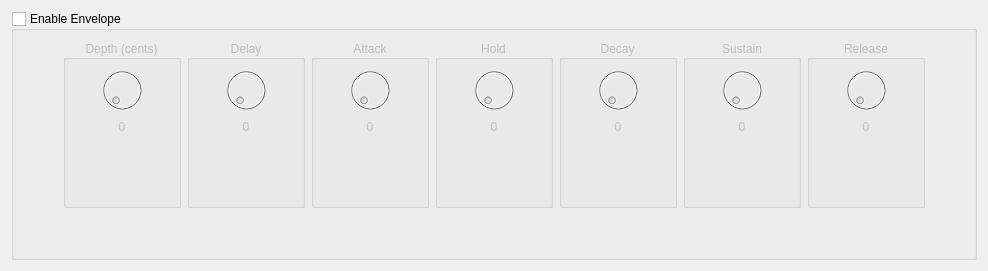
       <widget class="QWidget" name="tabEnvFilter">
        <attribute name="title">
         <string>Filter Env</string>
        </attribute>
        <layout class="QVBoxLayout" name="verticalLayout_22">
         <item>
          <widget class="QGroupBox" name="gbxFilEnv">
           <property name="title">
            <string>Enable Envelope</string>
           </property>
           <property name="checkable">
            <bool>true</bool>
           </property>
           <property name="checked">
            <bool>false</bool>
           </property>
           <layout class="QGridLayout" name="gridLayout_16">
            <item row="0" column="5">
             <widget class="QGroupBox" name="gbxFilEnvDecay">
              <property name="title">
               <string>Decay</string>
              </property>
              <property name="alignment">
               <set>Qt::AlignCenter</set>
              </property>
              <layout class="QVBoxLayout" name="layFilEnvDecay" stretch="0,0,1">
               <property name="sizeConstraint">
                <enum>QLayout::SetNoConstraint</enum>
               </property>
               <property name="leftMargin">
                <number>6</number>
               </property>
               <property name="topMargin">
                <number>6</number>
               </property>
               <property name="rightMargin">
                <number>6</number>
               </property>
               <property name="bottomMargin">
                <number>6</number>
               </property>
               <item>
                <widget class="QDial" name="knbFilEnvDecay">
                 <property name="minimumSize">
                  <size>
                   <width>0</width>
                   <height>48</height>
                  </size>
                 </property>
                 <property name="maximumSize">
                  <size>
                   <width>16777215</width>
                   <height>48</height>
                  </size>
                 </property>
                </widget>
               </item>
               <item>
                <widget class="QLabel" name="lblFilEnvDecayVal">
                 <property name="text">
                  <string>0</string>
                 </property>
                 <property name="alignment">
                  <set>Qt::AlignCenter</set>
                 </property>
                </widget>
               </item>
               <item>
                <spacer name="vspFilEnvDecay">
                 <property name="orientation">
                  <enum>Qt::Vertical</enum>
                 </property>
                 <property name="sizeHint" stdset="0">
                  <size>
                   <width>20</width>
                   <height>40</height>
                  </size>
                 </property>
                </spacer>
               </item>
              </layout>
             </widget>
            </item>
            <item row="0" column="4">
             <widget class="QGroupBox" name="gbxFilEnvHold">
              <property name="title">
               <string>Hold</string>
              </property>
              <property name="alignment">
               <set>Qt::AlignCenter</set>
              </property>
              <layout class="QVBoxLayout" name="layFilEnvHold" stretch="0,0,1">
               <property name="sizeConstraint">
                <enum>QLayout::SetNoConstraint</enum>
               </property>
               <property name="leftMargin">
                <number>6</number>
               </property>
               <property name="topMargin">
                <number>6</number>
               </property>
               <property name="rightMargin">
                <number>6</number>
               </property>
               <property name="bottomMargin">
                <number>6</number>
               </property>
               <item>
                <widget class="QDial" name="knbFilEnvHold">
                 <property name="minimumSize">
                  <size>
                   <width>0</width>
                   <height>48</height>
                  </size>
                 </property>
                 <property name="maximumSize">
                  <size>
                   <width>16777215</width>
                   <height>48</height>
                  </size>
                 </property>
                </widget>
               </item>
               <item>
                <widget class="QLabel" name="lblFilEnvHoldVal">
                 <property name="text">
                  <string>0</string>
                 </property>
                 <property name="alignment">
                  <set>Qt::AlignCenter</set>
                 </property>
                </widget>
               </item>
               <item>
                <spacer name="vspFilEnvHold">
                 <property name="orientation">
                  <enum>Qt::Vertical</enum>
                 </property>
                 <property name="sizeHint" stdset="0">
                  <size>
                   <width>20</width>
                   <height>40</height>
                  </size>
                 </property>
                </spacer>
               </item>
              </layout>
             </widget>
            </item>
            <item row="0" column="2">
             <widget class="QGroupBox" name="gbxFilEnvDelay">
              <property name="title">
               <string>Delay</string>
              </property>
              <property name="alignment">
               <set>Qt::AlignCenter</set>
              </property>
              <layout class="QVBoxLayout" name="layFilEnvDelay" stretch="0,0,1">
               <property name="sizeConstraint">
                <enum>QLayout::SetNoConstraint</enum>
               </property>
               <property name="leftMargin">
                <number>6</number>
               </property>
               <property name="topMargin">
                <number>6</number>
               </property>
               <property name="rightMargin">
                <number>6</number>
               </property>
               <property name="bottomMargin">
                <number>6</number>
               </property>
               <item>
                <widget class="QDial" name="knbFilEnvDelay">
                 <property name="minimumSize">
                  <size>
                   <width>0</width>
                   <height>48</height>
                  </size>
                 </property>
                 <property name="maximumSize">
                  <size>
                   <width>16777215</width>
                   <height>48</height>
                  </size>
                 </property>
                </widget>
               </item>
               <item>
                <widget class="QLabel" name="lblFilEnvDelayVal">
                 <property name="sizePolicy">
                  <sizepolicy hsizetype="Preferred" vsizetype="Fixed">
                   <horstretch>0</horstretch>
                   <verstretch>0</verstretch>
                  </sizepolicy>
                 </property>
                 <property name="text">
                  <string>0</string>
                 </property>
                 <property name="alignment">
                  <set>Qt::AlignCenter</set>
                 </property>
                </widget>
               </item>
               <item>
                <spacer name="vspFilEnvDelay">
                 <property name="orientation">
                  <enum>Qt::Vertical</enum>
                 </property>
                 <property name="sizeHint" stdset="0">
                  <size>
                   <width>20</width>
                   <height>40</height>
                  </size>
                 </property>
                </spacer>
               </item>
              </layout>
             </widget>
            </item>
            <item row="0" column="7">
             <widget class="QGroupBox" name="gbxFilEnvRelease">
              <property name="title">
               <string>Release</string>
              </property>
              <property name="alignment">
               <set>Qt::AlignCenter</set>
              </property>
              <layout class="QVBoxLayout" name="layFilEnvRelease" stretch="0,0,1">
               <property name="sizeConstraint">
                <enum>QLayout::SetNoConstraint</enum>
               </property>
               <property name="leftMargin">
                <number>6</number>
               </property>
               <property name="topMargin">
                <number>6</number>
               </property>
               <property name="rightMargin">
                <number>6</number>
               </property>
               <property name="bottomMargin">
                <number>6</number>
               </property>
               <item>
                <widget class="QDial" name="knbFilEnvRelease">
                 <property name="minimumSize">
                  <size>
                   <width>0</width>
                   <height>48</height>
                  </size>
                 </property>
                 <property name="maximumSize">
                  <size>
                   <width>16777215</width>
                   <height>48</height>
                  </size>
                 </property>
                </widget>
               </item>
               <item>
                <widget class="QLabel" name="lblFilEnvReleaseVal">
                 <property name="text">
                  <string>0</string>
                 </property>
                 <property name="alignment">
                  <set>Qt::AlignCenter</set>
                 </property>
                </widget>
               </item>
               <item>
                <spacer name="vspFilEnvRelease">
                 <property name="orientation">
                  <enum>Qt::Vertical</enum>
                 </property>
                 <property name="sizeHint" stdset="0">
                  <size>
                   <width>20</width>
                   <height>40</height>
                  </size>
                 </property>
                </spacer>
               </item>
              </layout>
             </widget>
            </item>
            <item row="0" column="6">
             <widget class="QGroupBox" name="gbxFilEnvSustain">
              <property name="title">
               <string>Sustain</string>
              </property>
              <property name="alignment">
               <set>Qt::AlignCenter</set>
              </property>
              <layout class="QVBoxLayout" name="layFilEnvSustain" stretch="0,0,1">
               <property name="sizeConstraint">
                <enum>QLayout::SetNoConstraint</enum>
               </property>
               <property name="leftMargin">
                <number>6</number>
               </property>
               <property name="topMargin">
                <number>6</number>
               </property>
               <property name="rightMargin">
                <number>6</number>
               </property>
               <property name="bottomMargin">
                <number>6</number>
               </property>
               <item>
                <widget class="QDial" name="knbFilEnvSustain">
                 <property name="minimumSize">
                  <size>
                   <width>0</width>
                   <height>48</height>
                  </size>
                 </property>
                 <property name="maximumSize">
                  <size>
                   <width>16777215</width>
                   <height>48</height>
                  </size>
                 </property>
                </widget>
               </item>
               <item>
                <widget class="QLabel" name="lblFilEnvSustainVal">
                 <property name="text">
                  <string>0</string>
                 </property>
                 <property name="alignment">
                  <set>Qt::AlignCenter</set>
                 </property>
                </widget>
               </item>
               <item>
                <spacer name="vspFilEnvSustain">
                 <property name="orientation">
                  <enum>Qt::Vertical</enum>
                 </property>
                 <property name="sizeHint" stdset="0">
                  <size>
                   <width>20</width>
                   <height>40</height>
                  </size>
                 </property>
                </spacer>
               </item>
              </layout>
             </widget>
            </item>
            <item row="0" column="3">
             <widget class="QGroupBox" name="gbxFilEnvAttack">
              <property name="title">
               <string>Attack</string>
              </property>
              <property name="alignment">
               <set>Qt::AlignCenter</set>
              </property>
              <layout class="QVBoxLayout" name="layFilEnvAttack" stretch="0,0,0">
               <property name="sizeConstraint">
                <enum>QLayout::SetNoConstraint</enum>
               </property>
               <property name="leftMargin">
                <number>6</number>
               </property>
               <property name="topMargin">
                <number>6</number>
               </property>
               <property name="rightMargin">
                <number>6</number>
               </property>
               <property name="bottomMargin">
                <number>6</number>
               </property>
               <item>
                <widget class="QDial" name="knbFilEnvAttack">
                 <property name="minimumSize">
                  <size>
                   <width>0</width>
                   <height>48</height>
                  </size>
                 </property>
                 <property name="maximumSize">
                  <size>
                   <width>16777215</width>
                   <height>48</height>
                  </size>
                 </property>
                </widget>
               </item>
               <item>
                <widget class="QLabel" name="lblFilEnvAttack">
                 <property name="text">
                  <string>0</string>
                 </property>
                 <property name="alignment">
                  <set>Qt::AlignCenter</set>
                 </property>
                </widget>
               </item>
               <item>
                <spacer name="vspFilEnvAttack">
                 <property name="orientation">
                  <enum>Qt::Vertical</enum>
                 </property>
                 <property name="sizeHint" stdset="0">
                  <size>
                   <width>20</width>
                   <height>40</height>
                  </size>
                 </property>
                </spacer>
               </item>
              </layout>
             </widget>
            </item>
            <item row="1" column="5">
             <spacer name="vspFilEnv">
              <property name="orientation">
               <enum>Qt::Vertical</enum>
              </property>
              <property name="sizeHint" stdset="0">
               <size>
                <width>20</width>
                <height>40</height>
               </size>
              </property>
             </spacer>
            </item>
            <item row="0" column="0">
             <spacer name="hspFilEnvL">
              <property name="orientation">
               <enum>Qt::Horizontal</enum>
              </property>
              <property name="sizeHint" stdset="0">
               <size>
                <width>40</width>
                <height>20</height>
               </size>
              </property>
             </spacer>
            </item>
            <item row="0" column="9">
             <spacer name="hspFilEnvR">
              <property name="orientation">
               <enum>Qt::Horizontal</enum>
              </property>
              <property name="sizeHint" stdset="0">
               <size>
                <width>40</width>
                <height>20</height>
               </size>
              </property>
             </spacer>
            </item>
            <item row="0" column="1">
             <widget class="QGroupBox" name="gbxFilEnvDepth">
              <property name="title">
               <string>Depth (cents)</string>
              </property>
              <property name="alignment">
               <set>Qt::AlignCenter</set>
              </property>
              <layout class="QVBoxLayout" name="layFilEnvDepth">
               <property name="sizeConstraint">
                <enum>QLayout::SetNoConstraint</enum>
               </property>
               <property name="leftMargin">
                <number>6</number>
               </property>
               <property name="topMargin">
                <number>6</number>
               </property>
               <property name="rightMargin">
                <number>6</number>
               </property>
               <property name="bottomMargin">
                <number>6</number>
               </property>
               <item>
                <widget class="QDial" name="knbFilEnvDepth">
                 <property name="minimumSize">
                  <size>
                   <width>0</width>
                   <height>48</height>
                  </size>
                 </property>
                 <property name="maximumSize">
                  <size>
                   <width>16777215</width>
                   <height>48</height>
                  </size>
                 </property>
                </widget>
               </item>
               <item>
                <widget class="QLabel" name="lblFilEnvDepthVal">
                 <property name="text">
                  <string>0</string>
                 </property>
                 <property name="alignment">
                  <set>Qt::AlignCenter</set>
                 </property>
                </widget>
               </item>
               <item>
                <spacer name="vspFilEnvDepth">
                 <property name="orientation">
                  <enum>Qt::Vertical</enum>
                 </property>
                 <property name="sizeHint" stdset="0">
                  <size>
                   <width>20</width>
                   <height>65</height>
                  </size>
                 </property>
                </spacer>
               </item>
              </layout>
             </widget>
            </item>
           </layout>
          </widget>
         </item>
        </layout>
       </widget>
